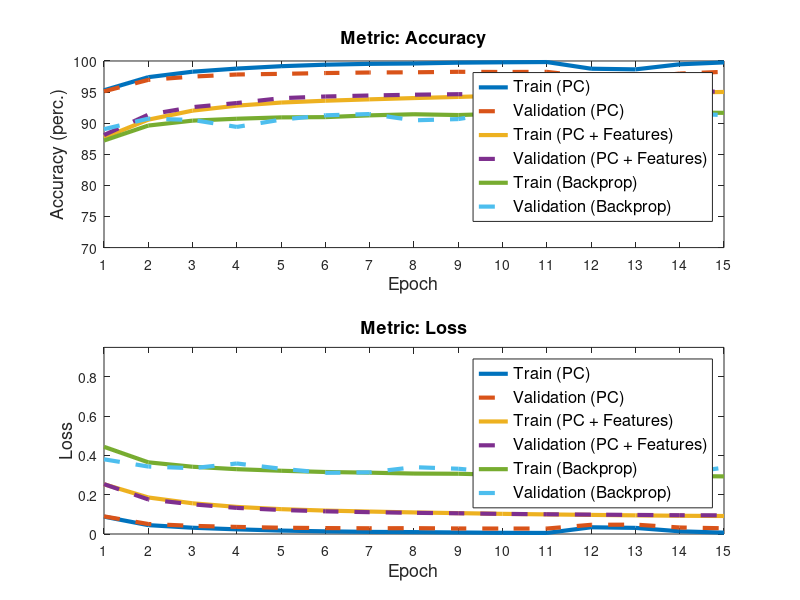

MATLAB code to generate this figure: (Note: this script raises an error after producing the figure.)


%title2 = "Performance on MNIST [fraction of data used]";

% ----------------------------------
% MNIST-feat20-1

% Dataset: MNIST
% Data Type: Features
% Percentage of data: 20%
% Architecture: [784,500,500,10]
% Ativation: Sigmoid
% % Optimizer: adam

% Train_loss_feat= [0.04811954337277718, 0.03905975125680167, 0.03415916110449904, 0.02990436080694336, 0.02501367174137474, 0.02248602781850827, 0.02079614788691005, 0.019509411251905844, 0.018510659793052726, 0.01771066599907997, 0.01702871569318902, 0.01642770903604127, 0.01592878518926152, 0.015521637039843873, 0.015198743860136223]*10
% Train_accuracy_feat= [72.16666666666667, 77.2, 81.11666666666667, 84.97166666666666, 88.12, 89.03666666666666, 89.63, 90.115, 90.49000000000001, 90.83666666666666, 91.17833333333333, 91.485, 91.71166666666667, 91.85333333333332, 91.975]
% Valid_loss_feat= [0.0474562508132969, 0.038070567851489365, 0.03371544464295973, 0.03026735856619801, 0.0249721823425384, 0.022188707273810296, 0.020332208125882507, 0.018984774360053962, 0.01798308682077307, 0.017205876699101258, 0.01653412101851553, 0.015946624178665953, 0.015449838320010907, 0.015042737843393227, 0.014723514496820462]*10
% Valid_accuracy_feat= [72.38, 78.78, 82.54, 85.83, 88.64999999999999, 89.89, 90.33, 90.86, 91.21000000000001, 91.67, 91.92, 92.07, 92.30000000000001, 92.41, 92.54]

% % ----------------------------------
% % MNIST-raw20-1
% 
% % Dataset: MNIST
% % Data Type: Raw
% % Percentage of data: 20%
% % Architecture: [784,500,500,10]
% % Ativation: Sigmoid
% % Optimizer: adam

% 
% Train_loss = [0.020453374641969994, 0.015370725833592084, 0.012185497629308128, 0.01009113577881716, 0.008487831040197534, 0.007477895833703164, 0.006697119162578446, 0.00610890602714745, 0.005664598875245947, 0.0053438196138773115, 0.005132944630909333, 0.004998643589461351, 0.004910888514378305, 0.0048573147389844185, 0.004882024128242934]*10
% Train_accuracy= [90.10000000000001, 92.16, 93.43166666666667, 94.34333333333333, 94.98833333333333, 95.46, 95.88166666666666, 96.24666666666667, 96.50333333333333, 96.68833333333333, 96.79666666666667, 96.85666666666667, 96.84833333333333, 96.82333333333332, 96.77833333333334]
% Valid_loss = [0.020376544405025974, 0.015404468315066778, 0.012352834022101212, 0.010382176719784088, 0.008867483838844899, 0.007948023051568946, 0.0072533019458708246, 0.006737254240031898, 0.006359610092461254, 0.006100639234881784, 0.005937007945839235, 0.005830488886348567, 0.0057610305565019, 0.005752406815580369, 0.005827648167210424]*10
% Valid_accuracy = [90.12, 92.11, 93.26, 94.11, 94.67, 95.06, 95.39999999999999, 95.67999999999999, 95.93, 96.09, 96.21, 96.37, 96.38, 96.39, 96.22]

% % % MNIST-raw20-backprop
% % 
% % % Dataset: MNIST
% % % Data Type: Raw
% % % Percentage of data: 20%
% % % Architecture: [784,500,500,10]
% % % Ativation: Sigmoid
% % % Optimizer: adam
% 
% Train_loss_backprop=[0.5560364723205566, 0.404889851808548, 0.36344873905181885, 0.3388518989086151, 0.31995871663093567, 0.310770183801651, 0.3042895793914795, 0.28557896614074707, 0.2833245098590851, 0.2773256301879883, 0.2697001099586487, 0.25358644127845764, 0.25785329937934875, 0.24810612201690674, 0.24012109637260437]
% Train_accuracy_backprop=[0.843833327293396, 0.8866666555404663, 0.8951666951179504, 0.9034166932106018, 0.9071666598320007, 0.9104166626930237, 0.9129166603088379, 0.9150000214576721, 0.9158333539962769, 0.918749988079071, 0.9200000166893005, 0.9255833625793457, 0.9244999885559082, 0.9271666407585144, 0.9304999709129333]*100
% Valid_loss_backprop=[0.45301538705825806, 0.49553486704826355, 0.4333522915840149, 0.4264564514160156, 0.40919798612594604, 0.40281346440315247, 0.4082741141319275, 0.44748538732528687, 0.42607372999191284, 0.45758500695228577, 0.43464115262031555, 0.41118955612182617, 0.41850581765174866, 0.43343406915664673, 0.45571625232696533]
% Valid_accuracy_backprop=[0.8716999888420105, 0.8658999800682068, 0.8784999847412109, 0.8848999738693237, 0.8853999972343445, 0.8924000263214111, 0.8884000182151794, 0.8805000185966492, 0.8881000280380249, 0.8830999732017517, 0.8906000256538391, 0.8945000171661377, 0.8901000022888184, 0.8888000249862671, 0.8889999985694885]*100
% % 

% 
title2 = " Performance on MNIST";
% 
% 
% % 
% % % ----------------------------------
% % % MNIST-feat100-1
% % 
% % % Dataset: MNIST
% % % Data Type: Features
% % % Percentage of data: 100%
% % % Architecture: [784,500,500,10]
% % % Ativation: Sigmoid
% % % Optimizer: adam
% % 
Train_loss_feat=[0.02533634088086015, 0.018595247696627487, 0.015627765412435747, 0.013791629862278016, 0.01264401472975138, 0.011920916863483505, 0.011427630381597085, 0.010979362317752204, 0.01062525118214652, 0.01025960862125063, 0.009975654645667215, 0.009723138001495917, 0.009492068898402088, 0.009282414086413603, 0.0091583451163257]*10
Train_accuracy_feat=[87.685, 90.56833333333333, 92.01666666666667, 92.81833333333334, 93.31666666666666, 93.61, 93.83333333333333, 94.03833333333334, 94.22333333333334, 94.42166666666667, 94.53833333333334, 94.675, 94.81166666666667, 94.89166666666667, 95.02166666666668]
Valid_loss_feat=[0.02539761433614275, 0.017589043681223323, 0.015101464281869611, 0.013292477982219745, 0.012235061958027134, 0.011537550934974088, 0.011106268731327792, 0.010780540064734901, 0.010543022949671275, 0.010236460730039075, 0.010046285076479472, 0.009873794701150344, 0.009706055301120389, 0.009556784679067185, 0.009494440921944894]*10
Valid_accuracy_feat=[88.09, 91.36999999999999, 92.58, 93.24, 94.02000000000001, 94.28999999999999, 94.45, 94.58, 94.66, 94.71000000000001, 94.77, 94.88, 94.94, 94.99, 95.1]

% % % ----------------------------------
% % % MNIST-raw100-1
% % 
% % % Dataset: MNIST
% % % Data Type: Raw
% % % Percentage of data: 100%
% % % Architecture: [784,500,500,10]
% % % Ativation: Sigmoid
% % % Optimizer: adam
% % % 
Train_loss=[0.008832917410186767, 0.004518496031477724, 0.0031850113197128306, 0.0023707651973511527, 0.001742001177620836, 0.001351021953606554, 0.0010757665892788576, 0.0009610659502402181, 0.0007745536081790572, 0.0006024458257862261, 0.0005446291770354906, 0.003423635604168046, 0.00311656070798234, 0.001372659150710142, 0.0006909691060092005]*10
Train_accuracy=[95.28833333333333, 97.39833333333333, 98.27666666666667, 98.78, 99.16, 99.40333333333334, 99.53999999999999, 99.59833333333333, 99.72999999999999, 99.78833333333334, 99.82833333333333, 98.75833333333334, 98.65, 99.46666666666667, 99.77000000000001]
Valid_loss=[0.008980646508679753, 0.005090042920349676, 0.004143742140714181, 0.0036127023597782065, 0.003192150241271929, 0.0030159601546733113, 0.002913133600057493, 0.0029741263319949455, 0.002813968550380026, 0.0027737856869030817, 0.00277790223557955, 0.004690569033389889, 0.004772705191889265, 0.003311429348722569, 0.002916657471355432]*10
Valid_accuracy=[95.12, 96.96000000000001, 97.49, 97.83, 97.92999999999999, 98.06, 98.15, 98.18, 98.26, 98.22999999999999, 98.25, 97.43, 97.26, 97.98, 98.26]

% % % ----------------------------------
% % % MNIST-raw100-backprop
% % 
% % % Dataset: MNIST
% % % Data Type: Raw
% % % Percentage of data: 100%
% % % Architecture: [784,500,500,10]
% % % Ativation: Sigmoid
% % % Optimizer: adam
% 
Train_loss_backprop=[0.443928599357605, 0.36491701006889343, 0.3423626720905304, 0.3299423158168793, 0.322003036737442, 0.31568849086761475, 0.31220415234565735, 0.30769702792167664, 0.3067339062690735, 0.3014183044433594, 0.29968664050102234, 0.2983945608139038, 0.29641637206077576, 0.2954137623310089, 0.29333311319351196]
Train_accuracy_backprop=[0.8720999956130981, 0.8961833119392395, 0.9041000008583069, 0.9071499705314636, 0.909333348274231, 0.9097499847412109, 0.9125833511352539, 0.9143499732017517, 0.913100004196167, 0.915149986743927, 0.916533350944519, 0.9157666563987732, 0.917033314704895, 0.9171333312988281, 0.9166333079338074]*100
Valid_loss_backprop=[0.38027223944664, 0.34342893958091736, 0.334941029548645, 0.35901007056236267, 0.33221039175987244, 0.3113900125026703, 0.31387630105018616, 0.3402581512928009, 0.3321443796157837, 0.31318581104278564, 0.3307426869869232, 0.3236786723136902, 0.3266579210758209, 0.3073680102825165, 0.33778443932533264]
Valid_accuracy_backprop=[0.8903999924659729, 0.9072999954223633, 0.9052000045776367, 0.8939999938011169, 0.9057000279426575, 0.9126999974250793, 0.9146999716758728, 0.9046000242233276, 0.9065999984741211, 0.9178000092506409, 0.90829998254776, 0.9122999906539917, 0.9114000201225281, 0.9164000153541565, 0.9128999710083008]*100



subplot(2,1,1);

plot(Train_accuracy, 'LineWidth',3)
hold on

plot(Valid_accuracy, '--','LineWidth',3)
hold on

plot(Train_accuracy_feat, 'LineWidth',3);
hold on

plot(Valid_accuracy_feat, '--','LineWidth',3);
hold on

plot(Train_accuracy_backprop, 'LineWidth',3)
hold on

plot(Valid_accuracy_backprop, '--','LineWidth',3)
hold off

legend('Train (PC)', 'Validation (PC)', 'Train (PC + Features)', 'Validation (PC + Features)', 'Train (Backprop)', 'Validation (Backprop)', 'FontSize', 12)
title('Metric: Accuracy', 'FontSize', 13)
xlabel('Epoch', 'FontSize', 13) 
ylabel('Accuracy (perc.)', 'FontSize', 13)

% Set plot 1 ranges
set(gca,'XTick',1:15);
axis([1 15 70 100])


subplot(2,1,2);

plot(Train_loss, 'LineWidth',3);
hold on

plot(Valid_loss, '--','LineWidth',3);
hold on

plot(Train_loss_feat, 'LineWidth',3);
hold on

h =  plot(Valid_loss_feat, '--','LineWidth',3);
hold on

plot(Train_loss_backprop, 'LineWidth',3)
hold on

plot(Valid_loss_backprop, '--','LineWidth',3)
hold off

legend('Train (PC)', 'Validation (PC)', 'Train (PC + Features)', 'Validation (PC + Features)', 'Train (Backprop)', 'Validation (Backprop)', 'FontSize', 12)
title('Metric: Loss', 'FontSize', 13)
xlabel('Epoch', 'FontSize', 13) 
ylabel('Loss', 'FontSize', 13) 

% Set plot 2 ranges
set(gca,'XTick',1:15);
axis([1 15 0 0.95])


% No scientific notation
ax = ancestor(h, 'axes');
ax.XAxis.Exponent = 0;
xtickformat('%.0f'); 

% Padronize window size
x0=50;
y0=50;
width=980;
height=800;
set(gcf,'position',[x0,y0,width,height])

sgtitle(title2, 'FontSize', 15) 



























